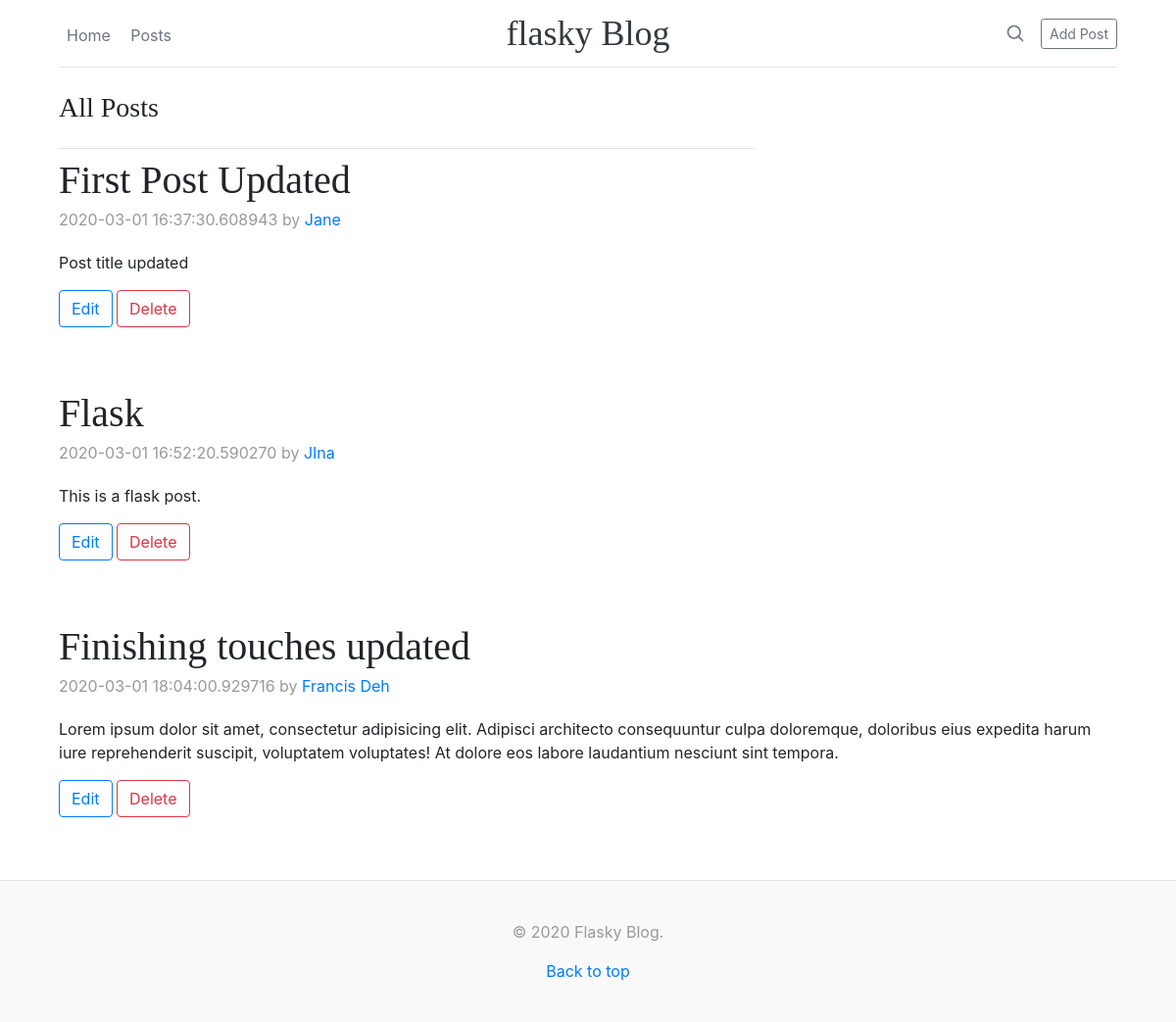
Page /posts on the earlier database version.
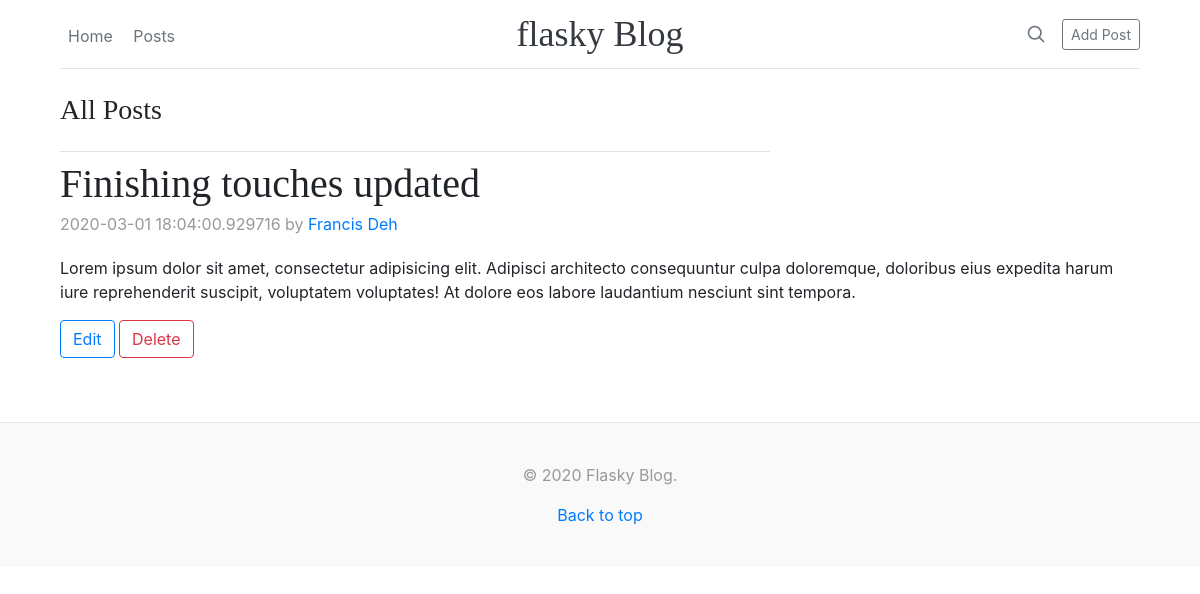
Same page on the later database version.
### app.py (models this page shows, shortened)
class BlogPost(db.Model):
    id = db.Column(db.Integer, primary_key=True)
    title = db.Column(db.String(100), nullable=False, unique=True)
    content = db.Column(db.Text, nullable=False)
    author = db.Column(db.String(20), nullable=False, default='N/A')
    created_at = db.Column(db.DateTime, nullable=False, default=datetime.utcnow())

### app.py (the view)
@app.route('/posts', methods=['GET', 'POST'])
def posts():
    if request.method == 'POST':
        title = request.form['title']
        content = request.form['content']
        author = request.form['author']
        post = BlogPost(title=title, content=content, author=author)
        db.session.add(post)
        db.session.commit()
        return redirect('/posts')
    else:
        all_posts = BlogPost.query.order_by(BlogPost.created_at).all()
    return render_template('posts.html', posts=all_posts)

### templates/posts.html
{% extends 'layouts/base.html' %}
{% block body %}
    <div class="row">
        <div class="col-md-8 blog-main">
            <h3 class="pb-4 mt-4 border-bottom">
                All Posts
            </h3>
        </div>
    </div>
    {% for post in posts %}
        <div class="blog-post">
            <h2 class="blog-post-title">{{ post.title }}</h2>
            <p class="blog-post-meta">{{ post.created_at }} by <a href="#">{{ post.author }}</a></p>
            <p>{{ post.content }}</p>
            <a type="button" href="/posts/edit/{{ post.id }}" class="btn btn-outline-primary">Edit</a>
            <a type="button" href="/posts/delete/{{ post.id }}" class="btn btn-outline-danger">Delete</a>
        </div>
    {% endfor %}
{% endblock %}

### templates/layouts/base.html (shortened to what this page needs)
<!DOCTYPE html>
<html lang="en">
<head>
    <link rel="stylesheet" href="https://stackpath.bootstrapcdn.com/bootstrap/4.4.1/css/bootstrap.min.css"
>
    <link rel="stylesheet" href="{{ url_for('static', filename='css/main.css') }}">
</head>
<body>
<div class="container">
    {% include 'partials/_header.html' %}
    <main role="main" class="container">
        {% block body %}{% endblock %}
    </main>
</div>
</body>
{%  include 'partials/_footer.html' %}
</html>

### templates/partials/_header.html
<div class="container">
    <header class="blog-header py-3">
        <div class="row flex-nowrap justify-content-between align-items-center">
            <div class="col-4 pt-1">
                <a class="p-2 text-muted" href="/">Home</a>
                <a class="p-2 text-muted" href="/posts">Posts</a>
            </div>
            <div class="col-4 text-center">
                <a class="blog-header-logo text-dark" href="/">flasky Blog</a>
            </div>
            <div class="col-4 d-flex justify-content-end align-items-center">
                <a class="text-muted" href="#" aria-label="Search">
                    <svg xmlns="http://www.w3.org/2000/svg" width="20" height="20" fill="none" stroke="currentColor"
                         stroke-linecap="round" stroke-linejoin="round" stroke-width="2" class="mx-3" role="img"
                         viewBox="0 0 24 24" focusable="false"><title>Search</title>
                        <circle cx="10.5" cy="10.5" r="7.5"/>
                        <path d="M21 21l-5.2-5.2"/>
                    </svg>
                </a>
                <a class="btn btn-sm btn-outline-secondary" href="/posts/create">Add Post</a>
            </div>
        </div>
    </header>
</div>

### templates/partials/_footer.html
<footer class="blog-footer">
  <p>&copy; 2020 Flasky Blog.</p>
  <p>
    <a href="#">Back to top</a>
  </p>
</footer>

### static/css/main.css (style rules this page uses)
.blog-header { line-height: 1; border-bottom: 1px solid #e5e5e5; }
.blog-header-logo { font-family: "Playfair Display", Georgia, "Times New Roman", serif; font-size: 2.25rem; }
h1, h2, h3, h4, h5, h6 { font-family: "Playfair Display", Georgia, "Times New Roman", serif; }
.blog-post { margin-bottom: 4rem; }
.blog-post-title { margin-bottom: .25rem; font-size: 2.5rem; }
.blog-post-meta { margin-bottom: 1.25rem; color: #999; }
.blog-footer { padding: 2.5rem 0; color: #999; text-align: center; background-color: #f9f9f9; border-top: .05rem solid #e5e5e5; }
.blog-footer p:last-child { margin-bottom: 0; }

Differences in the rows shown:
removed BlogPost: title "First Post Updated", created_at "2020-03-01 16:37:30.608943", author "Jane", content "Post title updated"
removed BlogPost: title "Flask", created_at "2020-03-01 16:52:20.590270", author "JIna", content "This is a flask post."
